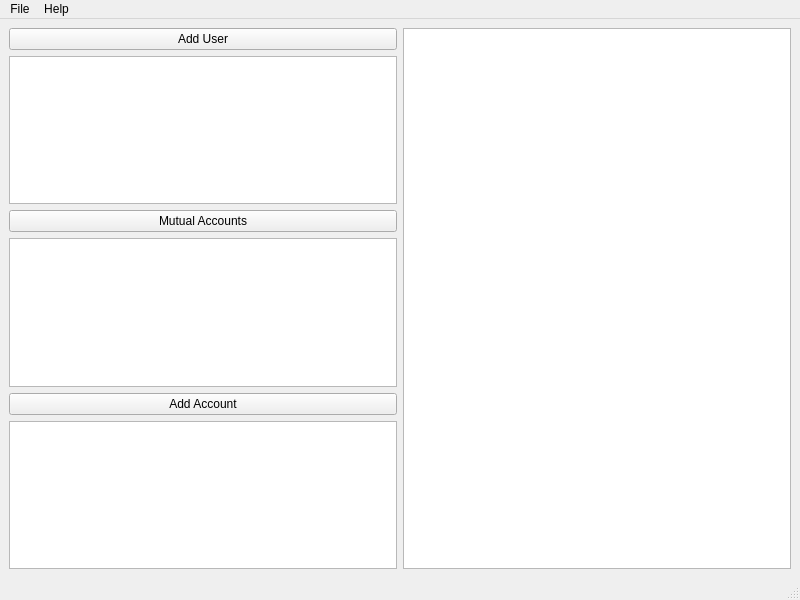
<?xml version="1.0" encoding="UTF-8"?>
<ui version="4.0">
 <class>MainWindow</class>
 <widget class="QMainWindow" name="MainWindow">
  <property name="geometry">
   <rect>
    <x>0</x>
    <y>0</y>
    <width>800</width>
    <height>600</height>
   </rect>
  </property>
  <property name="windowTitle">
   <string>MainWindow</string>
  </property>
  <widget class="QWidget" name="centralwidget">
   <layout class="QGridLayout" name="gridLayout">
    <item row="0" column="0">
     <layout class="QHBoxLayout" name="horizontalLayout">
      <item>
       <layout class="QVBoxLayout" name="verticalLayout">
        <item>
         <widget class="QPushButton" name="pbAddUser">
          <property name="text">
           <string>Add User</string>
          </property>
         </widget>
        </item>
        <item>
         <widget class="QListView" name="UserView"/>
        </item>
        <item>
         <widget class="QPushButton" name="pbAddMutual">
          <property name="text">
           <string>Mutual Accounts</string>
          </property>
         </widget>
        </item>
        <item>
         <widget class="QListView" name="MutualView"/>
        </item>
        <item>
         <widget class="QPushButton" name="pbAddAccount">
          <property name="text">
           <string>Add Account</string>
          </property>
         </widget>
        </item>
        <item>
         <widget class="QListView" name="AccountsView"/>
        </item>
       </layout>
      </item>
      <item>
       <widget class="QTableView" name="LedgerView"/>
      </item>
     </layout>
    </item>
   </layout>
  </widget>
  <widget class="QMenuBar" name="menubar">
   <property name="geometry">
    <rect>
     <x>0</x>
     <y>0</y>
     <width>800</width>
     <height>22</height>
    </rect>
   </property>
   <widget class="QMenu" name="menuFile">
    <property name="title">
     <string>File</string>
    </property>
    <addaction name="actionOpen"/>
    <addaction name="actionQuit"/>
   </widget>
   <widget class="QMenu" name="menuHelp">
    <property name="title">
     <string>Help</string>
    </property>
    <addaction name="actionAbout"/>
   </widget>
   <addaction name="menuFile"/>
   <addaction name="menuHelp"/>
  </widget>
  <widget class="QStatusBar" name="statusbar"/>
  <action name="actionOpen">
   <property name="text">
    <string>Open</string>
   </property>
  </action>
  <action name="actionAbout">
   <property name="text">
    <string>About</string>
   </property>
  </action>
  <action name="actionQuit">
   <property name="text">
    <string>Quit</string>
   </property>
  </action>
 </widget>
 <resources/>
 <connections>
  <connection>
   <sender>actionQuit</sender>
   <signal>triggered()</signal>
   <receiver>MainWindow</receiver>
   <slot>close()</slot>
   <hints>
    <hint type="sourcelabel">
     <x>-1</x>
     <y>-1</y>
    </hint>
    <hint type="destinationlabel">
     <x>399</x>
     <y>299</y>
    </hint>
   </hints>
  </connection>
 </connections>
</ui>
